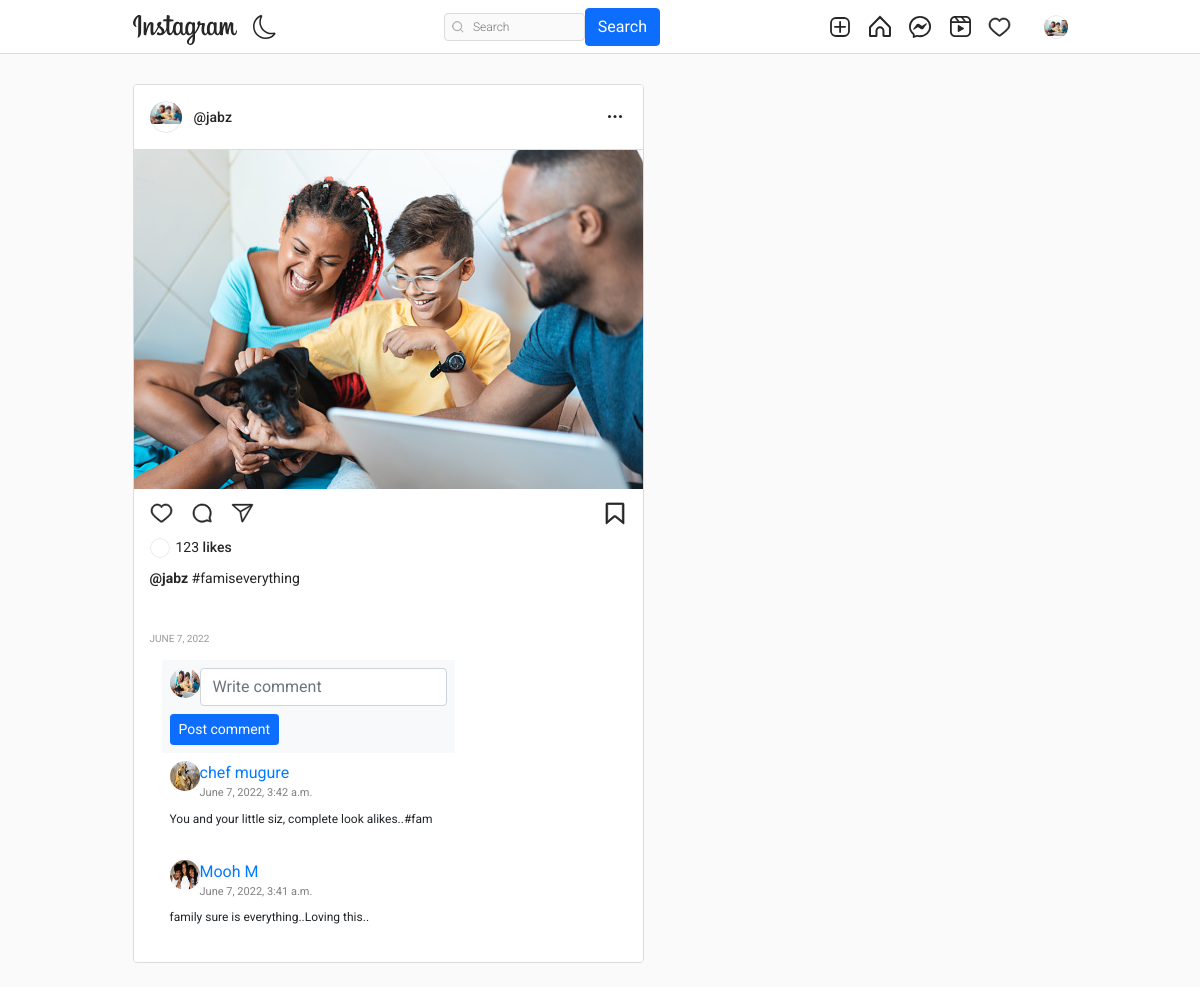
Screenshot of /1b61a607-d10f-479a-b65a-3f615fac208c (signed in) with the database file from the repository.
### instagram/models.py (models this page shows, shortened)
class Profile(models.Model):
    user = models.OneToOneField(User, related_name='profile', on_delete=models.CASCADE)
    image = models.ImageField(upload_to="profile_pciture", null=True, default="default.jpg")
    first_name = models.CharField(max_length=200, null=True, blank=True)
    last_name = models.CharField(max_length=200, null=True, blank=True)
    bio = models.CharField(max_length=200, null=True, blank=True)
    location = models.CharField(max_length=200, null=True, blank=True)
    url = models.URLField(max_length=200, null=True, blank=True)
    favourite = models.ManyToManyField(Post, blank=True)

### post/models.py (models this page shows, shortened)
class Post(models.Model):
    id = models.UUIDField(primary_key=True, default=uuid.uuid4, editable=False)
    picture = models.ImageField(upload_to=user_directory_path, verbose_name="Picture")
    caption = models.CharField(max_length=10000, verbose_name="Caption")
    posted = models.DateField(auto_now_add=True)
    tags = models.ManyToManyField(Tag, related_name="tags")
    user = models.ForeignKey(User, on_delete=models.CASCADE)
    likes = models.IntegerField(default=0)

### comment/models.py (models this page shows, shortened)
class Comment(models.Model):
    post = models.ForeignKey(Post, on_delete=models.CASCADE, related_name="comment")
    user = models.ForeignKey(User, on_delete=models.CASCADE)
    body = models.TextField()
    date = models.DateTimeField(auto_now_add=True, null=True)

### post/views.py (the view)
# urls.py: path('<uuid:post_id>', PostDetail, name='post-details'),
@login_required
def PostDetail(request, post_id):
    user = request.user
    post = get_object_or_404(Post, id=post_id)
    comments = Comment.objects.filter(post=post).order_by('-date')
    if request.method == "POST":
        form = NewCommentForm(request.POST)
        if form.is_valid():
            comment = form.save(commit=False)
            comment.post = post
            comment.user = user
            comment.save()
            return HttpResponseRedirect(reverse('post-details', args=[post.id]))
    else:
        form = NewCommentForm()
    context = {
        'post': post,
        'form': form,
        'comments': comments
    }
    return render(request, 'postdetail.html', context)

### comment/forms.py
class NewCommentForm(forms.ModelForm):
    body = forms.CharField(widget=forms.TextInput(attrs={'class': 'input', 'placeholder': 'Write comment'}), required=True)
    class Meta:
        model = Comment
        fields = ("body",)

### templates/postdetail.html (shortened to what this page needs)
{% extends 'base.html' %}
{% load static %}
{% load crispy_forms_tags %}
{% block content %}
<head>
</head>
    <main class="main-container">
        <section class="content-container">
            <div class="contendt">
                <div class="posts">
                    <article class="post">
                        <div class="post__header">
                            <div class="post__profile">
                                <a href="{% url 'profile' post.user %}" class="post__avatar">
                                    <img src="{{ post.user.profile.image.url }}" alt="User Picture">
                                </a>
                                <a href="{% url 'profile' post.user %}" class="post__user">@{{ post.user.username }}</a>
                            </div>
                            <button class="post__more-options">
                                <svg width="24" height="24" viewBox="0 0 24 24" fill="none" xmlns="http://www.w3.org/2000/svg">
                                    <circle cx="6.5" cy="11.5" r="1.5" fill="var(--text-dark)"/>
                                    <circle cx="12" cy="11.5" r="1.5" fill="var(--text-dark)"/>
                                    <circle cx="17.5" cy="11.5" r="1.5" fill="var(--text-dark)"/>
                                </svg>
                            </button>
                        </div>
                        <div class="post__content">
                            <div class="post__medias">
                                <a href="{% url 'post-details' post.id %}"><img class="post__media" src="{{ post.picture.url }}" alt="Post Content" style="width:1000%; object-fit: contain;"></a>
                            </div>
                        </div>
                        <div class="post__footer">
                            <div class="post__buttons">
                                <a href="{% url 'like' post.id %}" class="post__button">
                                </a>
                                <button class="post__button">
                                </button>
                                <button class="post__button">
                                </button>
                                <button class="post__button post__button--align-right">
                                </button>
                            </div>
                            <div class="post__infos">
                                <div class="post__likes">
                                    <a href="#" class="post__likes-avatar">
                                    </a>
                                    <span>{{post.likes}} <a class="post__name--underline" href="#">likes</a> <a href="#"></a></span>
                                </div>
                                <div class="post__description">
                                    <span>
                                        <a class="post__name--underline" href="#"><b>@{{post.user.username}}</b></a>
                                        {{post.caption}}
                                    </span>
                                </div>
                                <span class="post__date-time">{{post.posted}}</span>
                                <div class="container mt-1">
                                    <div class="d-flex justify-content-right row">
                                        <div class="col-md-8 col-lg-8">
                                            <div class="d-flex flex-column comment-section">
                                                <form method="POST">
                                                    <div class="bg-light p-2">
                                                        <div class="d-flex flex-row align-items-start"><img class="rounded-circle" src="{{request.user.profile.image.url}}" width="30" height="30">{{form.body}}</div>
                                                        <div class="mt-2 text-right"><button class="btn btn-primary btn-sm shadow-none" type="submit">Post comment</button></div>
                                                    </div>
                                                </form>
                                                {% for comment in comments %}
                                                    <div class="bg-white p-2">
                                                        <div class="d-flex flex-row user-info"><img class="rounded-circle" src="{{comment.user.profile.image.url}}" width="30" height="30">
                                                            <a href="{% url 'profile' comment.user %}" style="text-decoration: none;">
                                                            <div class="d-flex flex-column justify-content-start ml-2"><span class="d-block font-weight-bold name">{{comment.user.profile.first_name}} {{comment.user.profile.last_name}}</span><span class="date text-black-50"> {{comment.date}}</span></div></a>
                                                        </div>
                                                        <div class="mt-2">
                                                            <p class="comment-text">{{ comment.body }}</p>
                                                        </div>
                                                    </div>
                                                {% endfor %}
                                            </div>
                                        </div>
                                    </div>
                                </div>
                            </div>
                        </div>
                    </article>
                </div>
            </div>
        </section>
    </main>
{% endblock content %}

### templates/base.html (shortened to what this page needs)
{% load static %}
<!DOCTYPE html>
<html lang="en">
<head>
    <link rel="stylesheet" href="https://cdn.jsdelivr.net/npm/bootstrap-icons@1.8.1/font/bootstrap-icons.css">
    <link href="https://cdn.jsdelivr.net/npm/bootstrap@5.1.3/dist/css/bootstrap.min.css" rel="stylesheet">
    <link rel="stylesheet" type="text/css" href="{% static 'assets1/style.css' %}">
</head>
<body>
    <header class="header">
        <nav class="header__content">
            <div class="header__buttons">
                <a href="{% url 'index' %}" class="header__home">
                </a>
                <button class="header__theme-button" title="Toggle Theme">
                </button>
            </div>
            <form action="{% url 'search-users' %}" method="GET">
                <div class="header__search">
                    <input type="text" placeholder="Search" name="q" value="{{ request.GET.q }}">
                    <button class="btn btn-primary" type="submit">Search</button>
                </div>
            </form>
            <div class="header__buttons header__buttons--desktop">
                <a href="{% url 'newpost' %}">
                </a>
                <a href="{% url 'index' %}">
                </a>
                <a href="{% url 'message' %}">
                </a>
                <a href="#">
                </a>
                <span>
                    <a href="{% url 'show-notification' %}">
                    </a>
                </span>
                <a href="">
                    <button class="profile-button">
                        <a href="{% url 'profile' request.user %}">
                            <div class="profile-button__picture">
                                <img src="{{request.user.profile.image.url}}" alt="User Picture">
                            </div>
                        </a>
                    </button>
                </a>
            </div>
        </nav>
    </header>
    {% block content %}
    {% endblock content %}
</body>
</html>

### templates/postdetail.html (style rules this page uses)
.date { font-size: 11px }
.comment-text { font-size: 12px }
.shadow-none { box-shadow: none }
.name { color: #007bff }

### rows the page displays
Post: user.profile.image (picture), user.username "jabz", picture (picture), likes "123", caption "#famiseverything", posted "JUNE 7, 2022"
Comment: user.profile.image (picture), user.profile.first_name "chef", user.profile.last_name "mugure", date "June 7, 2022, 3:42 a.m.", body "You and your little siz, complete look alikes..#fam"
Comment: user.profile.image (picture), user.profile.first_name "Mooh", user.profile.last_name "M", date "June 7, 2022, 3:41 a.m.", body "family sure is everything..Loving this.."
